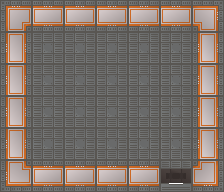

This game map was drawn from its Tiled (.tmx) file and the tilesets committed beside it. A one-line description and the full map source follow:
An orthogonal 7x6 tile map with 32x32 px tiles, 2 tile layers (Background, Walls), 2 tilesets and 6 objects (4x rocks, playerSpawn, exit).

<map version="1.4" tiledversion="1.4.2" orientation="orthogonal" renderorder="right-down" width="7" height="6" tilewidth="32" tileheight="32" infinite="0" nextlayerid="5" nextobjectid="7">
 <editorsettings>
  <export target="../Sprint1/Tilemaps/Lvl1.json" format="json" />
 </editorsettings>
 <tileset firstgid="1" name="Floor" tilewidth="32" tileheight="32" tilecount="63" columns="7">
  <image source="../Assets/tileset.png" width="224" height="288" />
 </tileset>
 <tileset firstgid="64" name="Rocks" tilewidth="32" tileheight="32" tilecount="1" columns="1">
  <image source="../Assets/addwork.png" width="32" height="32" />
 </tileset>
 <layer id="1" name="Background" width="7" height="6">
  <data encoding="csv">
0,0,0,0,0,0,0,
0,9,9,9,9,9,0,
0,9,9,9,9,9,0,
0,9,9,9,9,9,0,
0,9,9,9,9,9,0,
0,0,0,0,0,35,0
</data>
 </layer>
 <layer id="2" name="Walls" width="7" height="6" locked="1">
  <data encoding="csv">
22,2,2,2,2,2,6,
8,0,0,0,0,0,8,
8,0,0,0,0,0,8,
8,0,0,0,0,0,8,
8,0,0,0,0,0,8,
13,2,2,2,2,0,11
</data>
 </layer>
 <objectgroup id="4" name="Group" locked="1">
  <object id="1" name="rocks" gid="64" x="64" y="160" width="32" height="32" />
  <object id="2" name="rocks" gid="64" x="96" y="128" width="32" height="32" />
  <object id="3" name="rocks" gid="64" x="64" y="96" width="32" height="32" />
  <object id="4" name="rocks" gid="64" x="32" y="128" width="32" height="32" />
 </objectgroup>
 <objectgroup id="3" name="Player">
  <object id="5" name="playerSpawn" x="80" y="112">
   <point />
  </object>
  <object id="6" name="exit" x="160.39" y="160.852" width="32" height="32" />
 </objectgroup>
</map>
